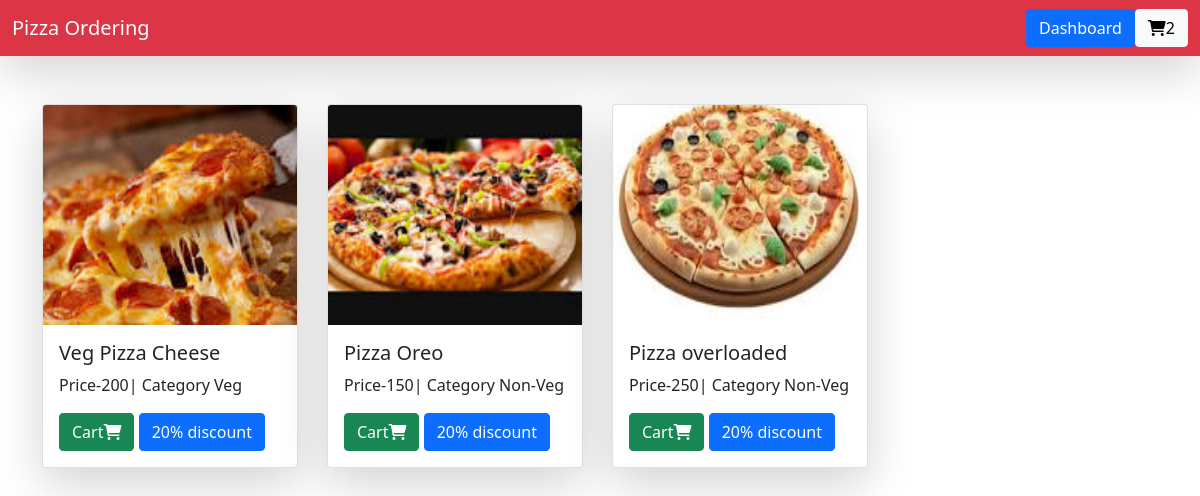
Screenshot of / (signed in) with the database file from the repository.
### home/models.py (models this page shows)
class BaseModel(models.Model):
    uid=models.UUIDField(default=uuid.uuid4,editable=True,primary_key=True)
    created_at=models.DateField(auto_now_add=True)
    updated_at=models.DateField(auto_now_add=True)
    class Meta:
        abstract=True

class Pizza(BaseModel):
    category=models.ForeignKey(PizzaCategory,on_delete=models.CASCADE,related_name='pizzas')
    pizza_name=models.CharField(max_length=255)
    price=models.IntegerField(default=100)
    images=models.ImageField(upload_to='pizza')

class PizzaCategory(BaseModel):
    category_name=models.CharField(max_length=255)

### home/views.py (the view)
# urls.py: 2. Add a URL to urlpatterns:  path('', views.home, name='home')
def home(request):
    pizzas=Pizza.objects.all()
    context={'pizzas':pizzas}
    return render(request,'home.html',context)

### home/templates/home.html
{% extends "base.html" %}
{%block start%}
        <div class="container mt-5">
            <div class="row">
                {% for pizza in pizzas%}
                <div class="col-md-3">
                    <div class="card shadow-lg" style="width: 16rem;">
                        <img src="/media/{{pizza.images}}" style="height:220px;" class="card-img-top" >
                        <div class="card-body">
                            <h5 class="card-title">{{pizza.pizza_name}}</h5>
                            <p class="card-text">Price-{{pizza.price}}| Category {{pizza.category.category_name}}</p>
                            <a href="{% url 'add_cart' pizza.uid%}" class="btn btn-success">Cart<i class="fa-solid fa-cart-shopping"></i> </a>
                            <a href="#" class="btn btn-primary">20% discount</a>
                        </div>
                    </div>
                </div>
                {% endfor %}
            </div>
        </div>
{%endblock%}

### home/templates/base.html (shortened to what this page needs)
<html>
    <head>
        <link rel="stylesheet" href="https://cdnjs.cloudflare.com/ajax/libs/font-awesome/6.0.0/css/all.min.css">
        <link href="https://cdn.jsdelivr.net/npm/bootstrap@5.0.2/dist/css/bootstrap.min.css" rel="stylesheet">
    </head>
    <body>
        <nav class="navbar navbar-dark bg-danger shadow-lg">
            <div class="container-fluid">
                <a href="/" class="navbar-brand">Pizza Ordering</a>
                <div class="d-flex">
                    {% if user.is_authenticated%}
                    <a class="btn btn-primary" href={%url "login"%}> Dashboard</a>
                    {%else%}
                    <a class="navbar-brand" href={%url "login"%}> Login</a>
                    <a class="navbar-brand" href={% url "register"%}>Register</a>
                    {%endif%}
                        <a class="btn btn-light" href="{% url 'cart' %}"><i class="fa-solid fa-cart-shopping"></i>{{request.user.get_cart_count}}</a>
                </div>
            </div>
        </nav>
        {%block start%}
        {%endblock%}
    </body>
</html>

### rows the page displays
Pizza: images (picture), pizza_name "Veg Pizza Cheese", price "200", category.category_name "Veg"
Pizza: images (picture), pizza_name "Pizza Oreo", price "150", category.category_name "Non-Veg"
Pizza: images (picture), pizza_name "Pizza overloaded", price "250", category.category_name "Non-Veg"

### other values shown
{{ request.user.get_cart_count }} "2"
